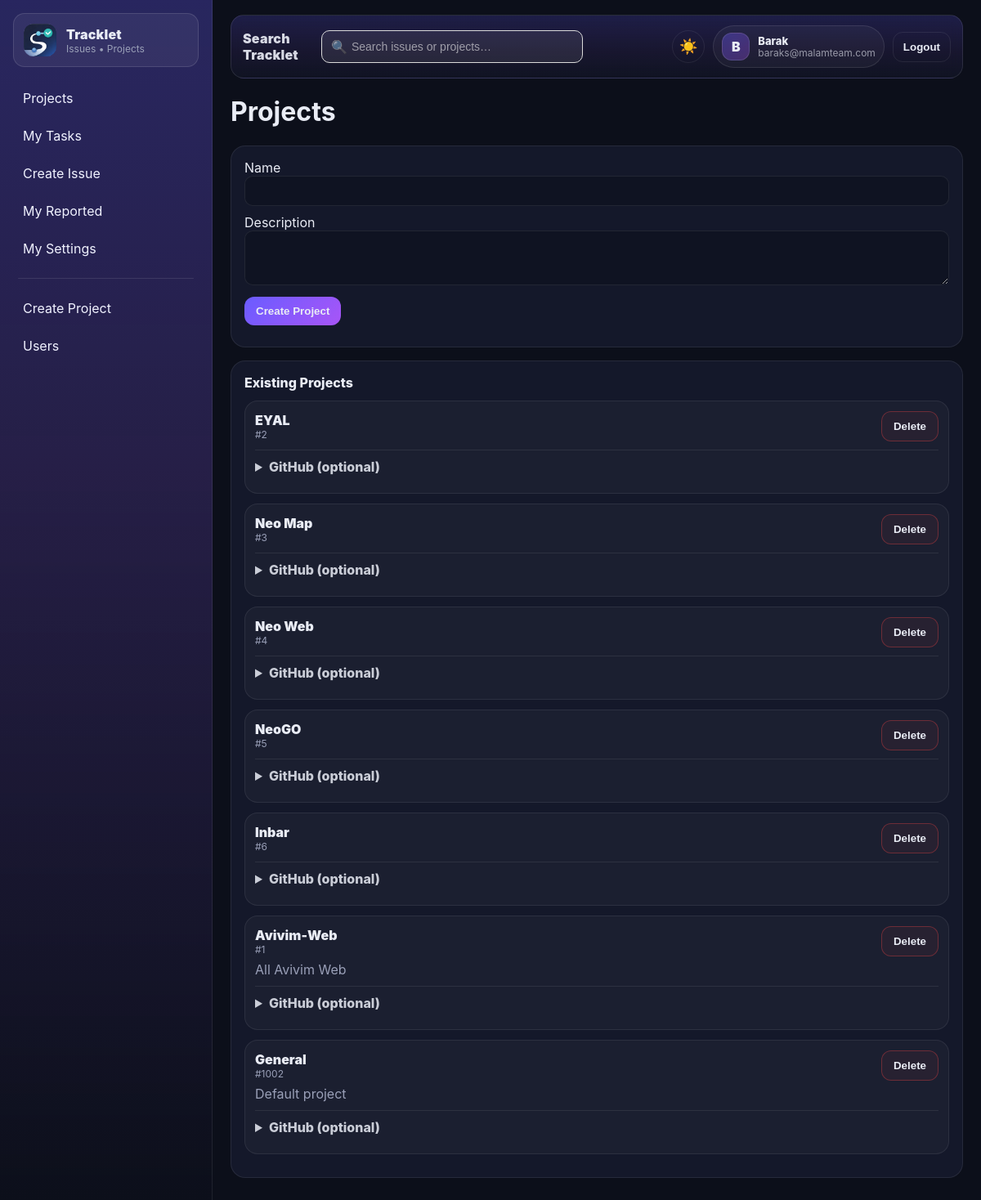
Screenshot of /admin/projects (signed in) with the database file from the repository.
### tables this page shows
CREATE TABLE users (
  id INTEGER PRIMARY KEY AUTOINCREMENT,
  email TEXT NOT NULL UNIQUE,
  password_hash TEXT NOT NULL,
  name TEXT NOT NULL,
  role TEXT NOT NULL DEFAULT 'user',     -- admin|pm|user
  photo_path TEXT,
  is_active INTEGER NOT NULL DEFAULT 1,
  created_at TEXT NOT NULL DEFAULT (datetime('now'))
);

CREATE TABLE projects (
  id INTEGER PRIMARY KEY AUTOINCREMENT,
  name TEXT NOT NULL,
  description TEXT,
  is_active INTEGER NOT NULL DEFAULT 1,

  -- GitHub repo reference (optional)
  github_owner TEXT,
  github_repo TEXT,
  github_default_branch TEXT DEFAULT 'main',
  github_repo_url TEXT,

  created_at TEXT NOT NULL DEFAULT (datetime('now'))
);

### app.py (the view)
@app.get("/admin/projects")
@login_required
def admin_projects():
    if not is_admin():
        abort(403)
    return render_template("admin_projects.html", projects=list_projects_admin())

### TrackletDB.py (called while the page is built)
def get_db_path() -> str:
    return settings.DB_PATH

def _ensure_parent(db_path: str) -> None:
    Path(db_path).parent.mkdir(parents=True, exist_ok=True)

def get_connection() -> sqlite3.Connection:
    db_path = get_db_path()
    _ensure_parent(db_path)
    conn = sqlite3.connect(db_path, detect_types=sqlite3.PARSE_DECLTYPES)
    conn.row_factory = sqlite3.Row
    conn.execute("PRAGMA foreign_keys = ON;")
    conn.execute("PRAGMA journal_mode = WAL;")
    return conn

def db_read_one(sql: str, params: tuple[Any, ...] = ()) -> Optional[sqlite3.Row]:
    conn = get_connection()
    try:
        cur = conn.cursor()
        cur.execute(sql, params)
        return cur.fetchone()
    finally:
        conn.close()

def db_read_all(sql: str, params: tuple[Any, ...] = ()) -> list[sqlite3.Row]:
    conn = get_connection()
    try:
        cur = conn.cursor()
        cur.execute(sql, params)
        return cur.fetchall()
    finally:
        conn.close()

def get_user_by_id(user_id: int) -> Optional[sqlite3.Row]:
    return db_read_one("SELECT * FROM users WHERE id=? AND is_active=1", (user_id,))

def list_projects_admin() -> list[sqlite3.Row]:
    return db_read_all("SELECT * FROM projects ORDER BY created_at DESC")

### app.py (called while the page is built)
@app.context_processor
def inject_settings():
    return {"settings": settings}

@login_manager.user_loader
def load_user(user_id: str):
    row = get_user_by_id(int(user_id))
    return User(row) if row else None

def is_admin() -> bool:
    return current_user.is_authenticated and current_user.role == "admin"

@app.context_processor
def inject_helpers():
    def due_class(due_date_str, status):
        if not due_date_str or status == "closed":
            return ""
        try:
            y, m, d = map(int, str(due_date_str)[:10].split("-"))
            due = date(y, m, d)
        except Exception:
            return ""
        today = date.today()
        if due < today:
            return "row-overdue"       # red
        if due == today:
            return "row-due-today"     # yellow
        return ""
    return {"due_class": due_class}

    @property
    def is_active(self):
        return self._is_active

### templates/admin_projects.html (shortened to what this page needs)
{% extends "layout.html" %}
{% block content %}
  <div class="header">
    <h1>Projects</h1>
  </div>
  <div class="card">
    <form method="post" action="{{ url_for('admin_projects_post') }}">
      <label>Name</label>
      <input name="name" required />
      <label>Description</label>
      <textarea name="description" rows="3"></textarea>
      <button class="btn btn-primary" type="submit">Create Project</button>
    </form>
  </div>
<div class="card">
  <div class="card-title">Existing Projects</div>
  {% for p in projects %}
    <div class="proj-item">
      <div class="proj-head">
        <div>
          <div class="proj-name">{{ p.name }}</div>
          <div class="muted" style="font-size:12px;">#{{ p.id }}</div>
        </div>
        <form method="post" action="{{ url_for('admin_project_delete', project_id=p.id) }}"
              onsubmit="return confirm('Delete project? If it has issues it will be deactivated.');">
          <button class="btn btn-ghost btn-danger" type="submit" style="margin-bottom:0;">Delete</button>
        </form>
      </div>
      {% if p.description %}
        <div class="muted" style="margin:6px 0 10px 0;">{{ p.description }}</div>
      {% endif %}
      <details class="gh-details">
        <summary>GitHub (optional)</summary>
      </details>
    </div>
  {% else %}
    <div class="muted">No projects yet.</div>
  {% endfor %}
</div>
{% endblock %}

### templates/layout.html (shortened to what this page needs)
<!doctype html>
<html>
<head>
  <link rel="stylesheet" href="{{ url_for('static', filename='app.css') }}">
</head>
<body>
  <div class="app">
    <aside class="sidebar">
      <a class="brand" href="{{ url_for('my_tasks') }}">
        <img class="brand-img" src="{{ url_for('static', filename='img/tracklet_icon_128.png') }}" alt="Tracklet" />
        <div class="brand-text">
          <div class="brand-title">Tracklet</div>
          <div class="brand-sub">Issues • Projects</div>
        </div>
      </a>
    <nav class="nav">
      <a class="navlink" href="{{ url_for('projects_list') }}">Projects</a>
      <a class="navlink" href="{{ url_for('my_tasks') }}">My Tasks</a>
      <a class="navlink" href="{{ url_for('issue_new') }}">Create Issue</a>
      <a class="navlink" href="{{ url_for('my_reported') }}">My Reported</a>
      <a class="navlink" href="{{ url_for('my_settings') }}">My Settings</a>
      {% if current_user.is_authenticated and current_user.role == 'admin' %}
        <div class="nav-sep"></div>
        <a class="navlink" href="{{ url_for('admin_projects') }}">Create Project</a>
        <a class="navlink" href="{{ url_for('admin_users') }}">Users</a>
      {% endif %}
    </nav>
    </aside>
    <main class="main">
<div class="topbar">
  <div class="topbar-left">
    <div class="app-title">Search <br> Tracklet</div>
        <form class="topbar-search with-icon" method="get" action="{{ url_for('search') }}">
          <input
            class="search-input"
            name="q"
            placeholder="Search issues or projects…"
            value="{{ request.args.get('q','') }}"
          >
        </form>
  </div>
  {% if current_user.is_authenticated %}
  <div class="topbar-right">
<button class="theme-toggle" id="themeToggle" type="button" aria-label="Toggle theme">
  <span class="icon-sun">☀️</span>
</button>
    <div class="user-chip">
      <div class="user-avatar">{{ (current_user.name or "U")[:1] | upper }}</div>
      <div class="user-meta">
        <div class="user-name">{{ current_user.name }}</div>
        <div class="user-email">{{ current_user.email }}</div>
      </div>
    </div>
    <form method="post" action="{{ url_for('logout') }}">
      <button class="btn btn-ghost btn-topbar" type="submit">Logout</button>
    </form>
  </div>
  {% endif %}
</div>
      {% block content %}{% endblock %}
    </main>
  </div>
</body>
</html>

### templates/layout.html (style rules this page uses)
.theme-toggle { display: inline-flex; align-items: center; justify-content: center; width: 40px; height: 40px; border-radius: 999px; border: 1px solid var(--border); background: transparent; cursor: pointer; transition: background .2s ease, border-color .2s ease; margin-bottom: 0; }
.theme-toggle span { font-size: 18px; line-height: 1; }

### rows the page displays
users: name "B", name "Barak", email "baraks@malamteam.com"
projects: name "EYAL", id "2"
projects: name "Neo Map", id "3"
projects: name "Neo Web", id "4"
projects: name "NeoGO", id "5"
projects: name "Inbar", id "6"
projects: name "Avivim-Web", id "1", description "All Avivim Web"
projects: name "General", id "1002", description "Default project"
